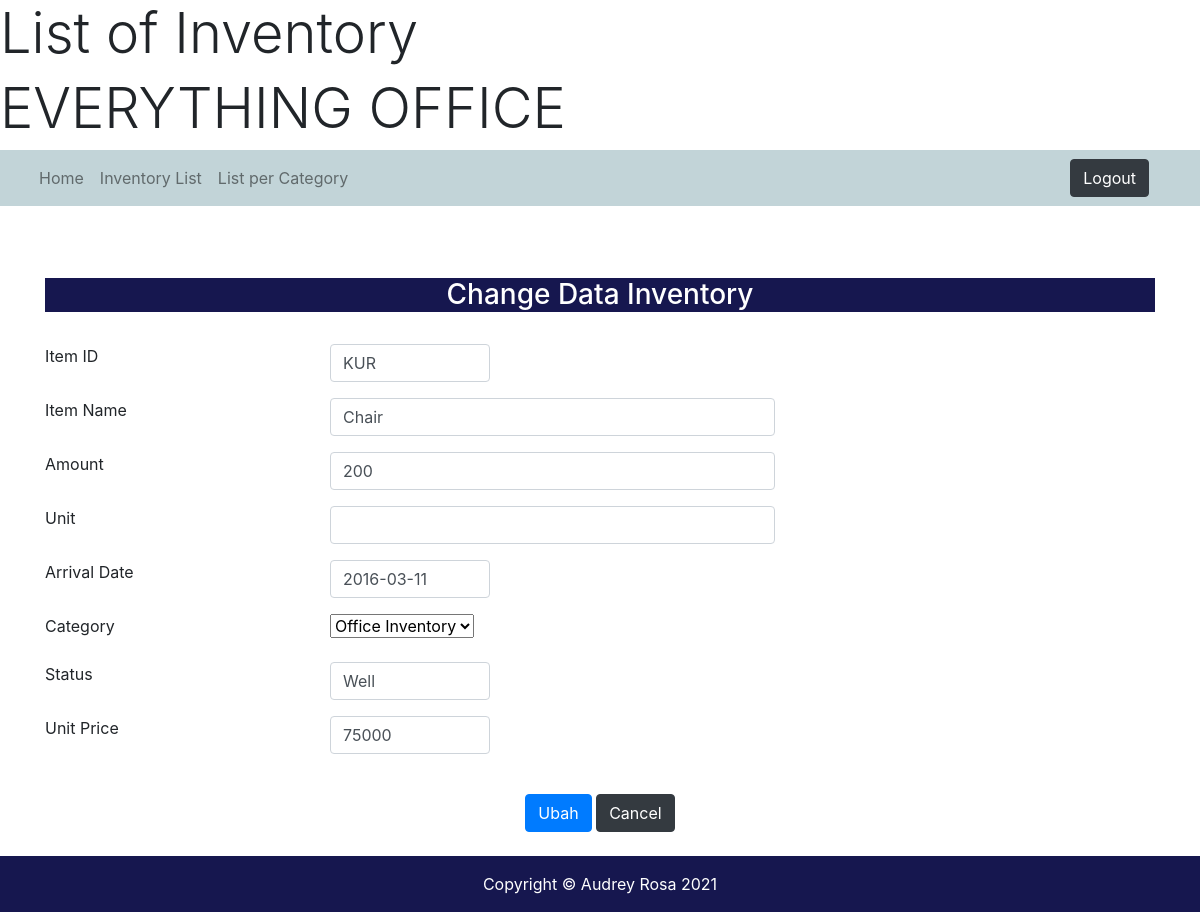
Screenshot of /edit.php?item_id=KUR with the database file from the repository.
### tables this page shows
CREATE TABLE `inventory` (
  `item_id` varchar(10) NOT NULL,
  `item_name` varchar(30) NOT NULL,
  `amount` int(11) NOT NULL,
  `unit` varchar(15) NOT NULL,
  `arrival_date` date NOT NULL,
  `category` varchar(20) NOT NULL,
  `item_status` varchar(20) NOT NULL,
  `price` int(20) NOT NULL
);

### edit.php (the view, shortened to what this page needs)
<!DOCTYPE html>
<html>
<head>
    <link href="http://maxcdn.bootstrapcdn.com/font-awesome/4.1.0/css/font-awesome.min.css" rel="stylesheet">
    <link href="vendor/bootstrap/css/bootstrap.min.css" rel="stylesheet">
    <link rel="stylesheet" type="text/css" href="style.css">
    <link rel="stylesheet" href="fontawesome/fontawesome-free/css/all.min.css">
</head>
<div class="Inventory">
    <h1 class="display-4">List of Inventory</h1>
    <h1 class="display-4">EVERYTHING OFFICE</h1>
</div>
<body id="page-top">
  <nav class="navbar navbar-expand-lg mt-0 navbar-light" style="background-color: #C2D4D8">
    <div class="container-fluid">
      <div class="collapse navbar-collapse" id="navbarNavDropdown">
        <ul class="navbar-nav">
          <li class="nav-item">
            <a class="nav-link" href="homepage.php">Home</a>
          </li>
          <li class="nav-item">
            <a class="nav-link" href="inventorylist.php">Inventory List</a>
          </li>
          <li class="nav-item dropdown">
            <a class="nav-link" href="#" id="navbarDropdownMenuLink" role="button" data-bs-toggle="dropdown" aria-expanded="false">
              List per Category
            </a>
          </li>
        </ul>
      </div>
      <form action="logout.php" style="padding-right:20px">
        <button style="align:right" class="btn btn-dark">Logout</button>
      </form>
    </div>
  </nav>
  <?php
        include 'connect.php';
        $item_id = $_GET['item_id'];
        $data = mysqli_query($connect, "SELECT * FROM Inventory WHERE item_id='$item_id'");
        while ($result = mysqli_fetch_array($data)) {
    ?>
    <br>
    <div class="container">
        <div style="background-color:#16174f">
            <h3 class="text-center text-white">Change Data Inventory</h3>
        </div>
    </div>
    <br>
    <div class="container">
      <form method="POST" action="editprocess.php">
        <div class="form-group">
            <div class="row">
                <div class="col-md-3">
                    <label>Item ID</label>
                </div>
                <div class="col-md-2">
                    <input type="text" name="item_id" class="form-control" value="<?php echo $result['item_id'];?>">
                </div>
            </div>
        </div>
        <div class="form-group">
       <div class="row">
        <div class="col-md-3">
          <label>Item Name</label>
        </div>
          <div class="col-md-5">
            <input type="text" name="item_name" class="form-control" value="<?php echo $result['item_name'];?>">
          </div>
      </div>
    </div>
  <div class="form-group">
       <div class="row">
        <div class="col-md-3">
          <label>Amount</label>
        </div>
          <div class="col-md-5">
            <input type="text" name="amount" class="form-control" value="<?php echo $result['amount'];?>">
          </div>
      </div>
    </div>
  <div class="form-group">
       <div class="row">
        <div class="col-md-3">
          <label>Unit</label>
        </div>
          <div class="col-md-5">
            <input type="text" name="Unit" class="form-control" value="<?php echo $result['Unit'];?>">
          </div>
      </div>
    </div>
    <div class="form-group">
       <div class="row">
        <div class="col-md-3">
          <label>Arrival Date</label>
        </div>
          <div class="col-md-2">
            <input type="text" name="arrival_date" class="form-control" value="<?php echo $result['arrival_date'];?>">
          </div>
      </div>
    </div>
    <div class="form-group">
       <div class="row">
        <div class="col-md-3">
          <label>Category</label>
        </div>
          <div class="col-md-2">
            <select class="form-select" name="category">
                <?php
                $category = ["Buildings", "Vehicles", "Office Inventory", "Electronic"];
                $i=0;
                foreach($category as $value) {
                     echo "<option value=\"" . $category[$i] . "\" ";
                       if($value == $result['category']) echo "selected";
                          echo ">". $category[$i]."</option>";
                          $i = $i+1;
                        }
                 ?>
            </select>
          </div>
      </div>
    </div>
    <div class="form-group">
       <div class="row">
        <div class="col-md-3">
          <label>Status</label>
        </div>
          <div class="col-md-2">
            <input type="text" name="item_status" class="form-control" value="<?php echo $result['item_status'];?>">
          </div>
      </div>
    </div>
    <div class="form-group">
       <div class="row">
        <div class="col-md-3">
          <label>Unit Price</label>
        </div>
          <div class="col-md-2">
            <input type="text" name="price" class="form-control" value="<?php echo $result['price'];?>">
          </div>
      </div>
    </div>
    <br>
    <center>
    <input type="submit" class="btn btn-primary" name="submit" value="Ubah">
    <a type="reset" class="btn btn-dark" href="inventorylist.php" role="button">Cancel</a>
    </center>
    <?php } ?>
    </form>
    </div>
      <footer class="text-white p-3 mt-4" style="background-color:#16174f">
      <div class="row">
        <div class="container">
          <p class="m-0 text-center text-white">Copyright &copy; Audrey Rosa 2021</p>
        </div>
      </div>
    </footer>
</body>
</html>

### style.css (style rules this page uses)
body { background-color: white; }

### rows the page displays
inventory: item_id "KUR", item_name "Chair", amount "200", arrival_date "2016-03-11", category "Office Inventory", item_status "Well", price "75000"
